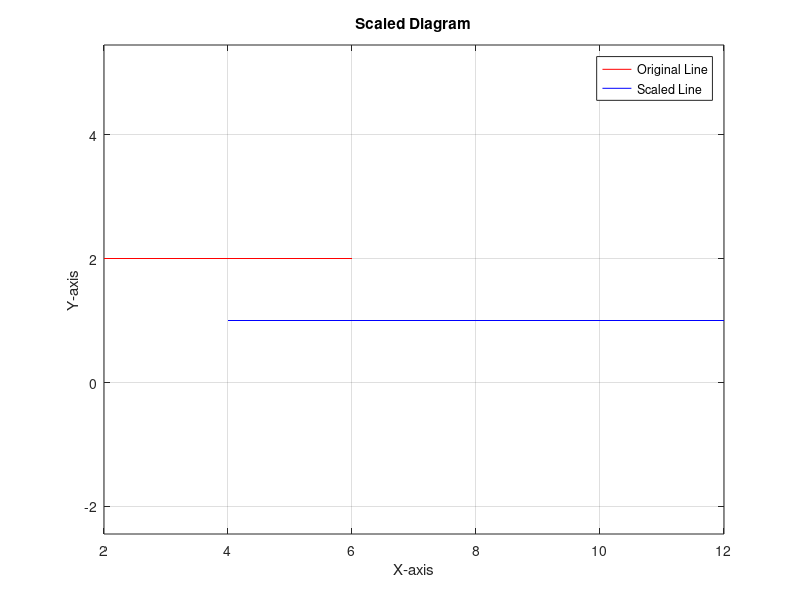

MATLAB code to generate this figure:

P=[2,6;
    2,2];
Sx=2;
Sy=0.5;
S=[Sx,0;
   0,Sy];
P_new=S*P
figure
plot(P(1,:),P(2,:),'r');
hold on
plot(P_new(1,:),P_new(2,:),'b');
grid on 
axis equal
legend ('Original Line','Scaled Line');
grid on;
xlabel('X-axis');
ylabel('Y-axis');
title('Scaled Diagram');
